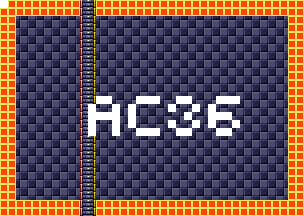

Tiled map render using the project's own tile images. Description and the map definition, with tile-layer contents summarised, below:
An orthogonal 38x27 tile map with 8x8 px tiles, 4 tile layers (background, foreground, room numbers, Objects), 10 tilesets.

<map version="1.5" tiledversion="1.7.1" orientation="orthogonal" renderorder="right-down" width="38" height="27" tilewidth="8" tileheight="8" infinite="0" nextlayerid="11" nextobjectid="1">
 <tileset firstgid="1" source="tilesheets/tsKarniMata.tsx" />
 <tileset firstgid="1025" source="tilesheets/tsVoodooWasp.tsx" />
 <tileset firstgid="2049" source="tilesheets/tsGoddess.tsx" />
 <tileset firstgid="3073" source="tilesheets/tsKonark.tsx" />
 <tileset firstgid="4097" name="sEnemies" tilewidth="8" tileheight="8" tilecount="1024" columns="32">
  <image source="../grapx/tilesheets/sKarniMata.bmp" trans="ff94ff" width="256" height="256" />
 </tileset>
 <tileset firstgid="5121" source="tilesheets/tsIceTemple.tsx" />
 <tileset firstgid="6145" source="tilesheets/sTiwanakuTemple.tsx" />
 <tileset firstgid="7169" source="tilesheets/sIndraTemple.tsx" />
 <tileset firstgid="8193" source="tilesheets/sTeleport.tsx" />
 <tileset firstgid="9217" source="tilesheets/sObjects.tsx" />
 <layer id="2" name="background" width="38" height="27">
  <data>[1026 cells, 1026 non-empty, 2 distinct tile ids]</data>
 </layer>
 <layer id="1" name="foreground" width="38" height="27">
  <data>[1026 cells, 290 non-empty, 3 distinct tile ids]</data>
 </layer>
 <layer id="7" name="room numbers" width="38" height="27">
  <data>[1026 cells, 42 non-empty, 1 distinct tile ids]</data>
 </layer>
 <layer id="10" name="Objects" width="38" height="27">
  <data>[1026 cells, 0 non-empty, 0 distinct tile ids]</data>
 </layer>
</map>
